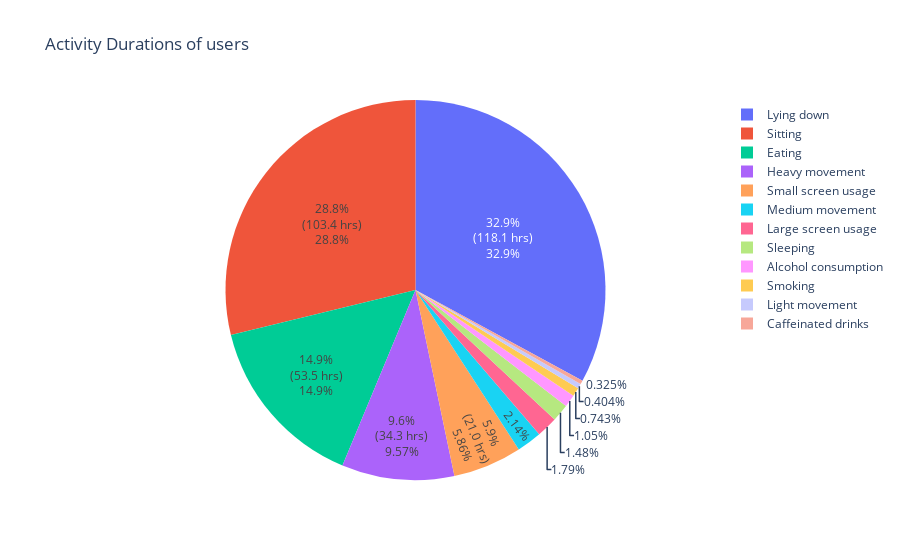

Notebook code cell kept with this figure:
### Code cell
import plotly.express as px

# Assume 'labels' and 'durations' are already computed
total_all_activities = sum(durations)
threshold = 5.0  # percentage threshold

# Compute percentage for each slice
percentages = [(d / total_all_activities) * 100 for d in durations]

# Create custom text: if a slice's percentage is >= threshold, show details; otherwise, show an empty string.
display_text = [
    f"{p:.1f}%<br>({d/60:.1f} hrs)" if p >= threshold else ""
    for p, d in zip(percentages, durations)
]

# Create the pie chart
fig = px.pie(
    names=labels,
    values=durations,
    title="Activity Durations of users"
)

# Update the trace: display our custom text inside the slices (only for major slices)
# The legend will still show all category names.
fig.update_traces(text=display_text, textinfo="text+percent", showlegend=True)

fig.show()

### Figure 1 — Plotly figure (JSON) as saved in the notebook; plotly's stock layout.template omitted (floating-point values rounded to 4 significant figures)
{"data": [{"domain": {"x": [0, 1], "y": [0, 1]}, "hovertemplate": "label=%{label}<br>value=%{value}<extra></extra>", "labels": ["Lying down", "Large screen usage", "Caffeinated drinks", "Heavy movement", "Eating", "Light movement", "Sitting", "Medium movement", "Small screen usage", "Sleeping", "Alcohol consumption", "Smoking"], "legendgroup": "", "name": "", "showlegend": true, "text": ["32.9%<br>(118.1 hrs)", "", "", "9.6%<br>(34.3 hrs)", "14.9%<br>(53.5 hrs)", "", "28.8%<br>(103.4 hrs)", "", "5.9%<br>(21.0 hrs)", "", "", ""], "textinfo": "text+percent", "type": "pie", "values": [7086, 385, 70, 2059, 3209, 87, 6202, 460, 1262, 318, 227, 160]}], "layout": {"legend": {"tracegroupgap": 0}, "title": {"text": "Activity Durations of users"}}}
